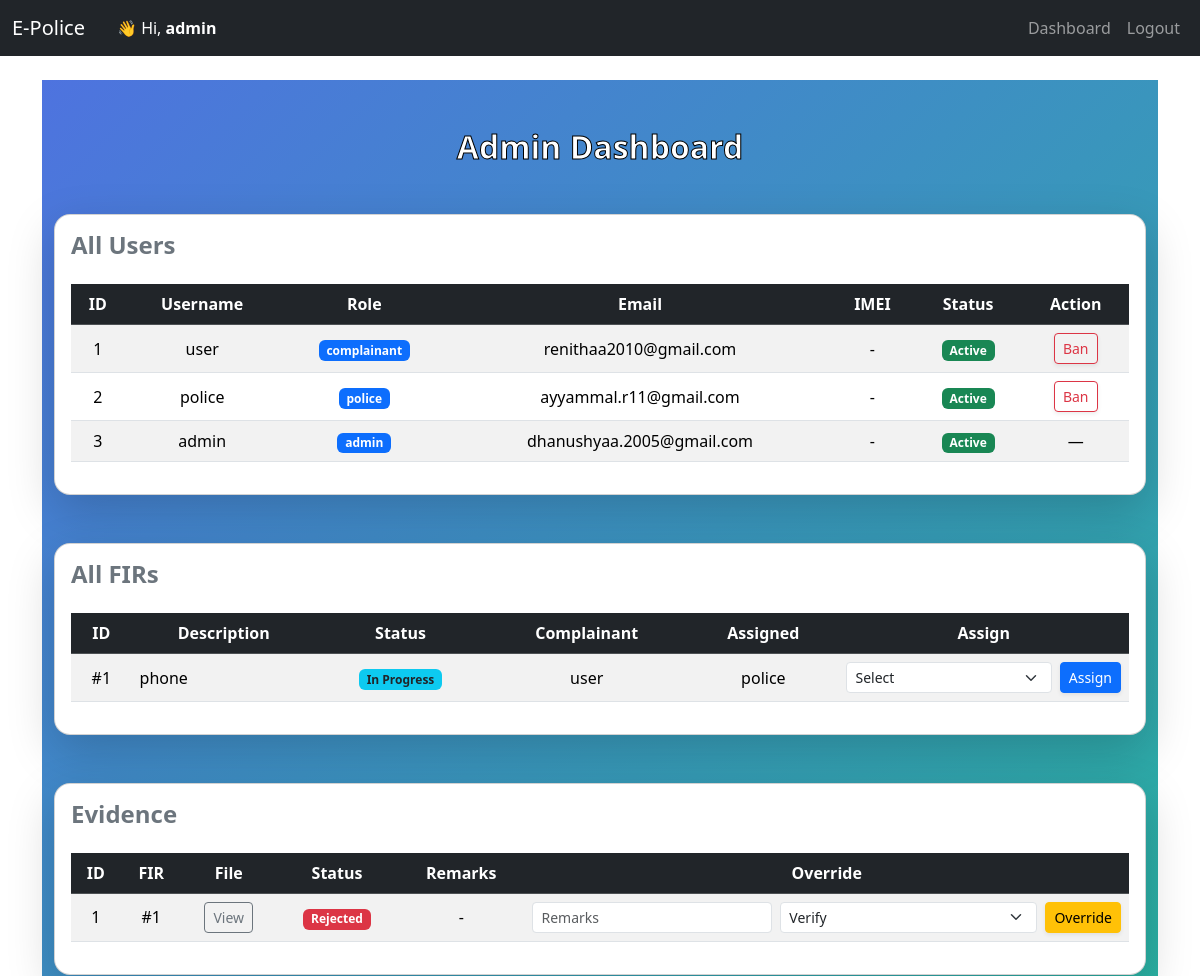
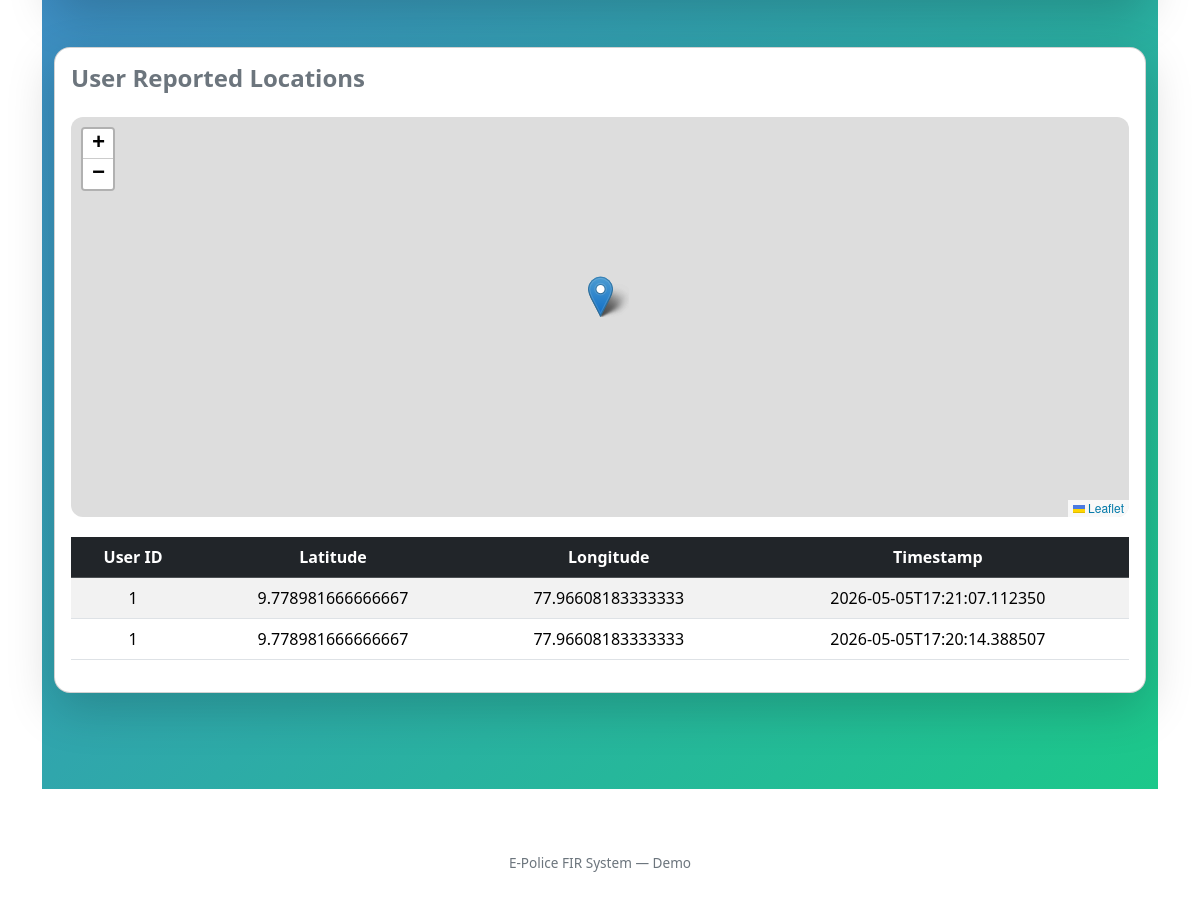
The app's page /dashboard/admin (signed in) with its own data (2 pictures, top to bottom).
### app.py (models this page shows, shortened)
class User(UserMixin, db.Model):
    id = db.Column(db.Integer, primary_key=True)
    name = db.Column(db.String(150), nullable=False)
    father_name = db.Column(db.String(150))
    mobile = db.Column(db.String(20))
    email = db.Column(db.String(150), unique=True)
    address = db.Column(db.String(200))
    district = db.Column(db.String(100))
    state = db.Column(db.String(50))
    police_station = db.Column(db.String(100))
    role = db.Column(db.String(20))  # complainant / police / admin
    imei = db.Column(db.String(50), nullable=True)
    username = db.Column(db.String(150), unique=True, nullable=False)
    password_hash = db.Column(db.String(256), nullable=False)
    is_active = db.Column(db.Boolean, default=True)
    location = db.Column(db.String(255), nullable=True)
    firs = db.relationship('FIR', foreign_keys='FIR.complainant_id', backref='complainant', lazy=True)
    assigned_firs = db.relationship('FIR', foreign_keys='FIR.assigned_police_id', backref='assigned_police', lazy=True)
    updates = db.relationship('FIRStatusUpdate', backref='updated_by', lazy=True)

class FIR(db.Model):
    id = db.Column(db.Integer, primary_key=True)
    complainant_id = db.Column(db.Integer, db.ForeignKey('user.id'), nullable=False)
    subject = db.Column(db.String(200))
    occurrence_date = db.Column(db.DateTime)
    place_of_occurrence = db.Column(db.String(200))
    description = db.Column(db.Text, nullable=False)
    status = db.Column(db.String(20), default='pending')
    assigned_police_id = db.Column(db.Integer, db.ForeignKey('user.id'), nullable=True)
    timestamp = db.Column(db.DateTime, default=datetime.utcnow)
    imei = db.Column(db.String(50), nullable=True)
    multimedia_files = db.Column(db.Text, nullable=True)
    updates = db.relationship('FIRStatusUpdate', backref='fir', lazy=True)
    evidences = db.relationship('Evidence', backref='fir', lazy=True)
    location = db.Column(db.String(255), nullable=True)

class Evidence(db.Model):
    id = db.Column(db.Integer, primary_key=True)
    fir_id = db.Column(db.Integer, db.ForeignKey('fir.id'), nullable=False)
    file_path = db.Column(db.String(255), nullable=False)
    uploaded_by = db.Column(db.Integer, db.ForeignKey('user.id'))
    status = db.Column(db.String(20), default="Pending")
    remarks = db.Column(db.Text, nullable=True)
    timestamp = db.Column(db.DateTime, default=datetime.utcnow)

class UserLocation(db.Model):
    id = db.Column(db.Integer, primary_key=True)
    user_id = db.Column(db.Integer, nullable=False)
    latitude = db.Column(db.Float, nullable=False)
    longitude = db.Column(db.Float, nullable=False)
    timestamp = db.Column(db.DateTime, default=datetime.utcnow)
    def to_dict(self):
        return {'user_id': self.user_id,'latitude': self.latitude,'longitude': self.longitude,'timestamp': self.timestamp.isoformat()}

### app.py (the view)
@app.route('/dashboard/admin')
@login_required
@admin_required
def admin_dashboard():
    users = User.query.all()
    firs = FIR.query.order_by(FIR.timestamp.desc()).all()
    evidences = Evidence.query.order_by(Evidence.timestamp.desc()).all()
    evidence_logs = EvidenceLog.query.order_by(EvidenceLog.timestamp.desc()).all()
    police_officers = User.query.filter_by(role='police').all()
    locations = [loc.to_dict() for loc in UserLocation.query.order_by(UserLocation.timestamp.desc()).all()]
    return render_template(
        'admin_dashboard.html',
        users=users,
        firs=firs,
        evidences=evidences,
        evidence_logs=evidence_logs,
        police_officers=police_officers,
        locations=locations
    )

### app.py (called while the page is built)
@login_manager.user_loader
def load_user(user_id):
    return User.query.get(int(user_id))

def admin_required(f):
    @wraps(f)
    def decorated_function(*args, **kwargs):
        if not current_user.is_authenticated or current_user.role != 'admin':
            flash("Admin access required.", "danger")
            return redirect(url_for('unauthorized'))
        return f(*args, **kwargs)
    return decorated_function

### templates/admin_dashboard.html (shortened to what this page needs)
{% extends 'base.html' %}
{% block content %}
<div class="container py-5" style="background: linear-gradient(135deg, #4e73df, #1cc88a); min-height:100vh;">
  <div class="mb-5 text-center">
    <h2 class="mb-4 fw-bold"
    style="color: white; -webkit-text-stroke: 1px #000;">Admin Dashboard</h2>
  </div>
  <div class="card shadow-lg rounded-4 mb-5">
    <div class="card-body">
      <h4 class="card-title fw-bold mb-4 text-secondary">All Users</h4>
      {% if users %}
      <div class="table-responsive">
        <table class="table table-hover table-striped align-middle">
          <thead class="table-dark text-center">
            <tr>
              <th>ID</th><th>Username</th><th>Role</th><th>Email</th><th>IMEI</th><th>Status</th><th>Action</th>
            </tr>
          </thead>
          <tbody>
            {% for u in users %}
            <tr class="text-center">
              <td>{{ u.id }}</td>
              <td>{{ u.username }}</td>
              <td><span class="badge bg-primary">{{ u.role }}</span></td>
              <td>{{ u.email or '-' }}</td>
              <td>{{ u.imei or '-' }}</td>
              <td>
                {% if u.is_active %}
                  <span class="badge bg-success">Active</span>
                {% else %}
                  <span class="badge bg-danger">Banned</span>
                {% endif %}
              </td>
              <td>
                {% if u.role != 'admin' and u.is_active %}
                <form action="{{ url_for('ban_user', user_id=u.id) }}" method="POST" class="d-inline">
                  <button class="btn btn-sm btn-outline-danger shadow-sm">Ban</button>
                </form>
                {% else %} — {% endif %}
              </td>
            </tr>
            {% endfor %}
          </tbody>
        </table>
      </div>
      {% else %}
        <div class="alert alert-info text-center rounded-4 shadow-sm">No users found.</div>
      {% endif %}
    </div>
  </div>
  <div class="card shadow-lg rounded-4 mb-5">
    <div class="card-body">
      <h4 class="card-title fw-bold mb-4 text-secondary">All FIRs</h4>
      {% if firs %}
      <div class="table-responsive">
        <table class="table table-hover table-striped align-middle">
          <thead class="table-dark text-center">
            <tr>
              <th>ID</th><th>Description</th><th>Status</th><th>Complainant</th><th>Assigned</th><th>Assign</th>
            </tr>
          </thead>
          <tbody>
            {% for f in firs %}
            <tr class="text-center">
              <td>#{{ f.id }}</td>
              <td class="text-start">{{ f.description[:60] }}{% if f.description|length>60 %}...{% endif %}</td>
              <td>
                {% if f.status=='pending' %}
                  <span class="badge bg-warning text-dark">Pending</span>
                {% elif f.status=='in-progress' %}
                  <span class="badge bg-info text-dark">In Progress</span>
                {% elif f.status=='closed' %}
                  <span class="badge bg-success">Closed</span>
                {% else %}
                  <span class="badge bg-secondary">Unknown</span>
                {% endif %}
              </td>
              <td>{{ f.complainant.username }}</td>
              <td>{{ f.assigned_police.username if f.assigned_police else 'Unassigned' }}</td>
              <td>
                <form action="{{ url_for('assign_police', fir_id=f.id) }}" method="POST" class="d-flex">
                  <select name="police_id" class="form-select form-select-sm me-2" required>
                    <option value="" disabled selected>Select</option>
                  </select>
                  <button class="btn btn-sm btn-primary shadow-sm">Assign</button>
                </form>
              </td>
            </tr>
            {% endfor %}
          </tbody>
        </table>
      </div>
      {% else %}
        <div class="alert alert-info text-center rounded-4 shadow-sm">No FIRs found.</div>
      {% endif %}
    </div>
  </div>
  <div class="card shadow-lg rounded-4 mb-5">
    <div class="card-body">
      <h4 class="card-title fw-bold mb-4 text-secondary">Evidence</h4>
      {% if evidences %}
      <div class="table-responsive">
        <table class="table table-hover table-striped align-middle">
          <thead class="table-dark text-center">
            <tr>
              <th>ID</th><th>FIR</th><th>File</th><th>Status</th><th>Remarks</th><th>Override</th>
            </tr>
          </thead>
          <tbody>
            {% for ev in evidences %}
            <tr class="text-center">
              <td>{{ ev.id }}</td>
              <td>#{{ ev.fir_id }}</td>
              <td><a href="{{ url_for('static', filename=ev.file_path) }}" target="_blank" class="btn btn-sm btn-outline-secondary">View</a></td>
              <td>
                {% if ev.status=="Pending" %}
                  <span class="badge bg-warning text-dark">Pending</span>
                {% elif ev.status=="Verified" %}
                  <span class="badge bg-success">Verified</span>
                {% elif ev.status=="Rejected" %}
                  <span class="badge bg-danger">Rejected</span>
                {% else %}
                  <span class="badge bg-secondary">Unknown</span>
                {% endif %}
              </td>
              <td>{{ ev.remarks or '-' }}</td>
              <td>
                <form action="{{ url_for('verify_evidence', evidence_id=ev.id) }}" method="POST" class="d-flex">
                  <input name="remarks" class="form-control form-control-sm me-2" placeholder="Remarks">
                  <select name="action" class="form-select form-select-sm me-2" required>
                    <option value="verify">Verify</option>
                  </select>
                  <button class="btn btn-sm btn-warning shadow-sm">Override</button>
                </form>
              </td>
            </tr>
            {% endfor %}
          </tbody>
        </table>
      </div>
      {% else %}
        <div class="alert alert-info text-center rounded-4 shadow-sm">No evidence available.</div>
      {% endif %}
    </div>
  </div>
  <div class="card shadow-lg rounded-4 mb-5">
    <div class="card-body">
      <h4 class="card-title fw-bold mb-4 text-secondary">User Reported Locations</h4>
      {% if locations %}
        <div id="map" style="height:400px;border-radius:12px;overflow:hidden;margin-bottom:20px;"></div>
        <div class="table-responsive">
          <table class="table table-hover table-striped align-middle">
            <thead class="table-dark text-center">
              <tr>
                <th>User ID</th><th>Latitude</th><th>Longitude</th><th>Timestamp</th>
              </tr>
            </thead>
            <tbody>
              {% for loc in locations %}
              <tr class="text-center">
                <td>{{ loc.user_id }}</td>
                <td>{{ loc.latitude }}</td>
                <td>{{ loc.longitude }}</td>
                <td>{{ loc.timestamp }}</td>
              </tr>
              {% endfor %}
            </tbody>
          </table>
        </div>
      {% else %}
        <div class="alert alert-info text-center rounded-4 shadow-sm">No locations recorded.</div>
      {% endif %}
    </div>
  </div>
</div>
<link rel="stylesheet" href="https://unpkg.com/leaflet/dist/leaflet.css"/>
{% endblock %}

### templates/base.html (shortened to what this page needs)
<!DOCTYPE html>
<html lang="en">
<head>
  <link href="https://cdn.jsdelivr.net/npm/bootstrap@5.3.2/dist/css/bootstrap.min.css" rel="stylesheet">
</head>
<body>
  <nav class="navbar navbar-expand-lg navbar-dark bg-dark">
    <div class="container-fluid">
      <a class="navbar-brand" href="{{ url_for('dashboard') }}">E-Police</a>
      {% if current_user.is_authenticated %}
        <span class="navbar-text text-white ms-3">
          👋 Hi, <strong>{{ current_user.username }}</strong>
        </span>
      {% endif %}
      <div class="collapse navbar-collapse" id="navMenu">
        <ul class="navbar-nav ms-auto">
          {% if current_user.is_authenticated %}
            <li class="nav-item"><a class="nav-link" href="{{ url_for('dashboard') }}">Dashboard</a></li>
            <li class="nav-item"><a class="nav-link" href="{{ url_for('logout') }}">Logout</a></li>
          {% else %}
            <li class="nav-item"><a class="nav-link" href="{{ url_for('login') }}">Login</a></li>
            <li class="nav-item"><a class="nav-link" href="{{ url_for('register') }}">Register</a></li>
          {% endif %}
        </ul>
      </div>
    </div>
  </nav>
  <div class="container mt-4">
    {% block content %}{% endblock %}
  </div>
  <footer class="text-center small-muted mt-5">
    <div class="container py-3">E-Police FIR System — Demo</div>
  </footer>
</body>
</html>

### templates/base.html (style rules this page uses)
body { padding-bottom: 50px; }
.small-muted { font-size: .85rem; color: #6c757d; }

### records on screen
User: username "admin", id "3", role "admin", email "dhanushyaa.2005@gmail.com", imei "-", is_active "Active"
User: id "1", username "user", role "complainant", email "renithaa2010@gmail.com", imei "-", is_active "Active"
User: id "2", username "police", role "police", email "ayyammal.r11@gmail.com", imei "-", is_active "Active"
FIR: id "1", description "phone", status "In Progress", complainant.username "user", assigned_police "police"
Evidence: id "1", fir_id "1", status "Rejected", remarks "-"
UserLocation: user_id "1", latitude "9.778981666666667", longitude "77.96608183333333", timestamp "2026-05-05T17:21:07.112350"
UserLocation: user_id "1", latitude "9.778981666666667", longitude "77.96608183333333", timestamp "2026-05-05T17:20:14.388507"
